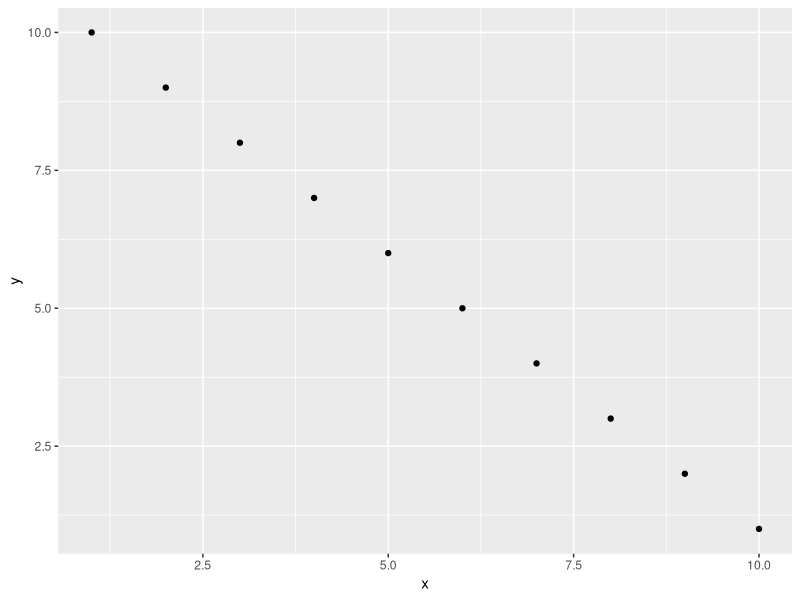

Recreate this plot in R.
## ---- chunk 1
library(ggplot2)
data <- data.frame(x = 1:10, y = 10:1)
ggplot(data, aes(x, y)) + geom_point()
